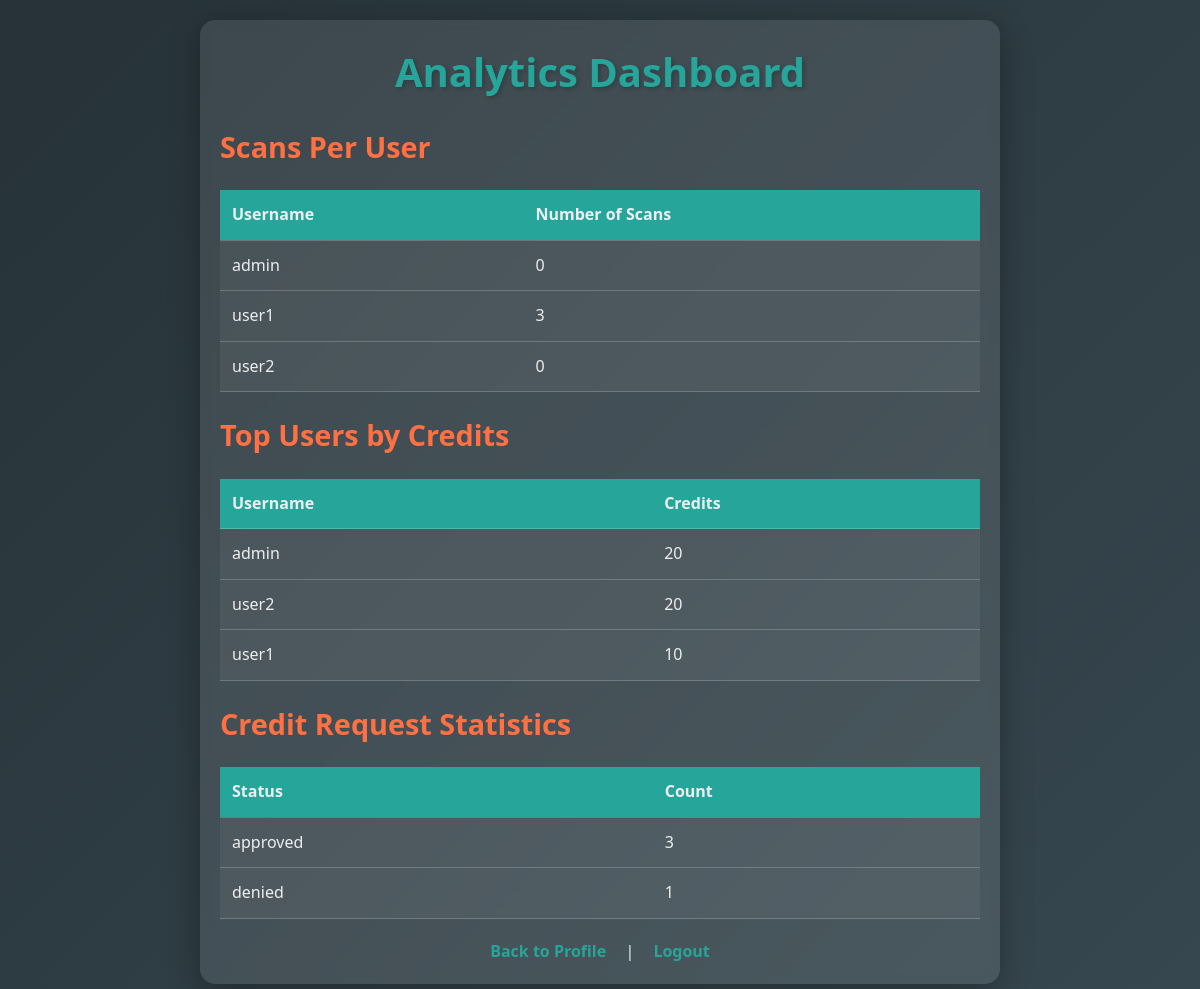
Before: /admin/analytics (signed in) with the older database file.
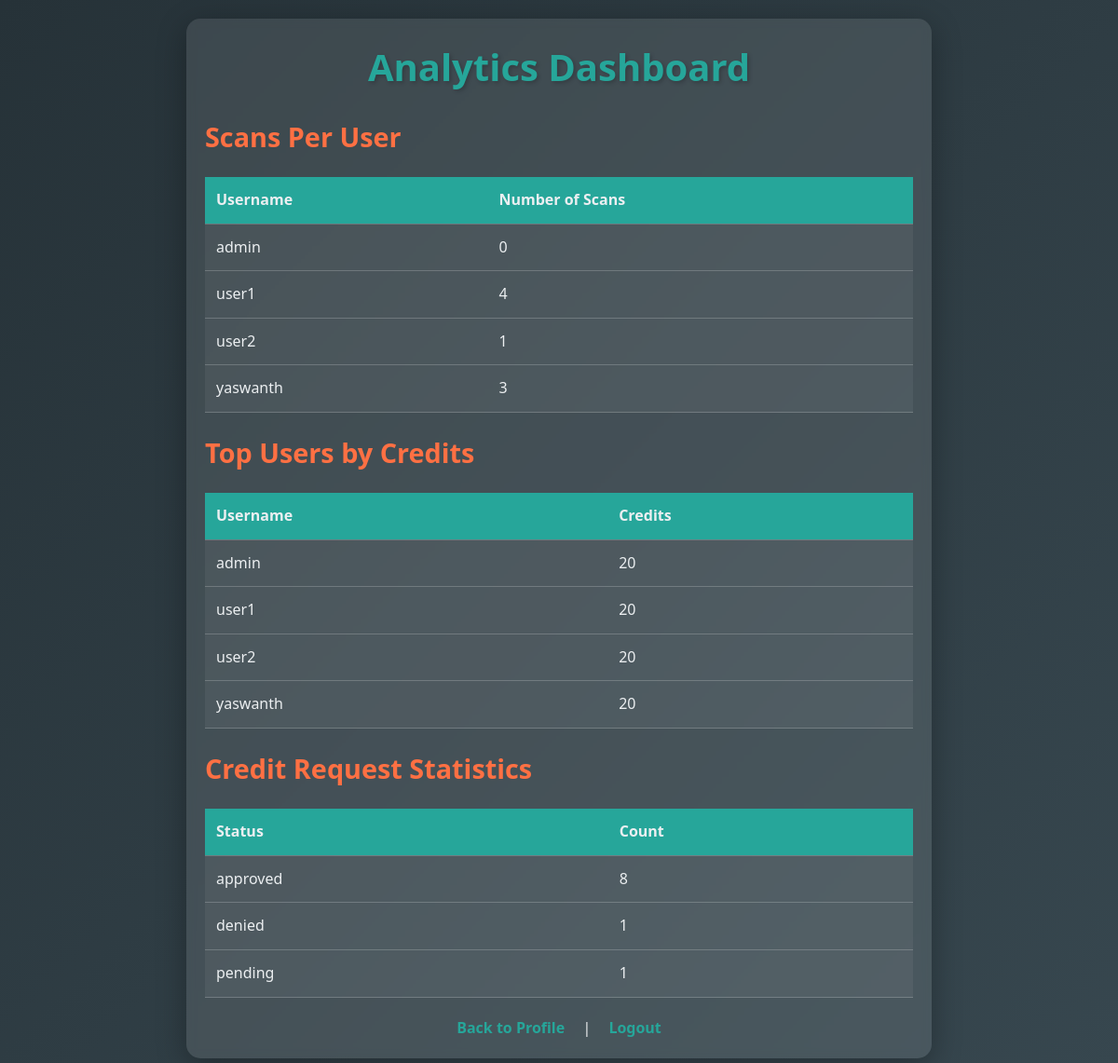
After: the same page with the newer database file.
### tables this page shows
CREATE TABLE users (
        id INTEGER PRIMARY KEY AUTOINCREMENT,
        username TEXT UNIQUE NOT NULL,
        password TEXT NOT NULL,
        role TEXT DEFAULT 'user',
        credits INTEGER DEFAULT 20,
        last_reset TEXT
    );

CREATE TABLE credit_requests (
        id INTEGER PRIMARY KEY AUTOINCREMENT,
        user_id INTEGER,
        requested_credits INTEGER,
        status TEXT DEFAULT 'pending'
    );

### app.py (the view)
@app.route('/admin/analytics')
def analytics():
    if 'role' not in session or session['role'] != 'admin':
        return "Unauthorized", 403
    conn = sqlite3.connect('database.db')
    c = conn.cursor()
    c.execute("SELECT u.username, COUNT(d.id) as scans FROM users u LEFT JOIN documents d ON u.id = d.user_id GROUP BY u.id, u.username")
    scan_stats = c.fetchall()
    c.execute("SELECT username, credits FROM users ORDER BY credits DESC LIMIT 5")
    top_users = c.fetchall()
    c.execute("SELECT status, COUNT(*) FROM credit_requests GROUP BY status")
    credit_stats = c.fetchall()
    conn.close()
    return render_template('dashboard.html', scan_stats=scan_stats, top_users=top_users, credit_stats=credit_stats)

### app.py (called while the page is built)
def reset_credits():
    conn = sqlite3.connect('database.db')
    c = conn.cursor()
    c.execute("SELECT id, last_reset FROM users")
    users = c.fetchall()
    today = datetime.now().strftime('%Y-%m-%d')
    for user in users:
        last_reset = user[1] or '1970-01-01'
        if last_reset != today:
            c.execute("UPDATE users SET credits = 20, last_reset = ? WHERE id = ?", (today, user[0]))
    conn.commit()
    conn.close()

@app.before_request
def before_request():
    reset_credits()

### templates/dashboard.html (shortened to what this page needs)
<!DOCTYPE html>
<html>
<head>
    <link rel="stylesheet" href="{{ url_for('static', filename='css/style.css') }}">
</head>
<body>
    <div class="container">
        <h1>Analytics Dashboard</h1>
        <h2>Scans Per User</h2>
        <table>
            <tr><th>Username</th><th>Number of Scans</th></tr>
            {% for stat in scan_stats %}
                <tr><td>{{ stat[0] }}</td><td>{{ stat[1] }}</td></tr>
            {% endfor %}
        </table>
        <h2>Top Users by Credits</h2>
        <table>
            <tr><th>Username</th><th>Credits</th></tr>
            {% for user in top_users %}
                <tr><td>{{ user[0] }}</td><td>{{ user[1] }}</td></tr>
            {% endfor %}
        </table>
        <h2>Credit Request Statistics</h2>
        <table>
            <tr><th>Status</th><th>Count</th></tr>
            {% for stat in credit_stats %}
                <tr><td>{{ stat[0] }}</td><td>{{ stat[1] }}</td></tr>
            {% endfor %}
        </table>
        <div class="nav-links">
            <a href="/">Back to Profile</a> | <a href="#" id="logout-link">Logout</a>
        </div>
    </div>
</body>
</html>

### static/css/style.css (style rules this page uses)
* { margin: 0; padding: 0; box-sizing: border-box; }
body { font-family: 'Segoe UI', Arial, sans-serif; background: linear-gradient(135deg, #263238, #37474F); color: #ECEFF1; line-height: 1.6; min-height: 100vh; padding: 20px; }
.container { max-width: 800px; margin: 0 auto; padding: 20px; background: rgba(255, 255, 255, 0.1); border-radius: 15px; box-shadow: 0 8px 32px rgba(0, 0, 0, 0.3); backdrop-filter: blur(5px); }
h1 { font-size: 2.5em; color: #26A69A; text-align: center; margin-bottom: 20px; text-shadow: 2px 2px 4px rgba(0, 0, 0, 0.2); }
h2 { font-size: 1.8em; color: #FF7043; margin: 20px 0 10px; }
a { color: #26A69A; text-decoration: none; font-weight: bold; transition: color 0.3s; }
.nav-links { margin-top: 20px; text-align: center; }
.nav-links a { margin: 0 15px; }
table { width: 100%; border-collapse: collapse; margin: 20px 0; background: rgba(255, 255, 255, 0.05); }
th, td { padding: 12px; text-align: left; border-bottom: 1px solid rgba(255, 255, 255, 0.2); }
th { background: #26A69A; color: #ECEFF1; }
td { color: #ECEFF1; }

Changed rows visible on the page:
no longer on this page (row unchanged): credit_requests: status "approved", id "3"
changed users "user1": stat "3" → "4"; credits "10" → "20"; moves up the list
changed users "user2": stat "0" → "1"
added users: username "yaswanth", stat "3", credits "20"
added credit_requests: status "approved", id "8"
added credit_requests: status "pending", stat "1"
